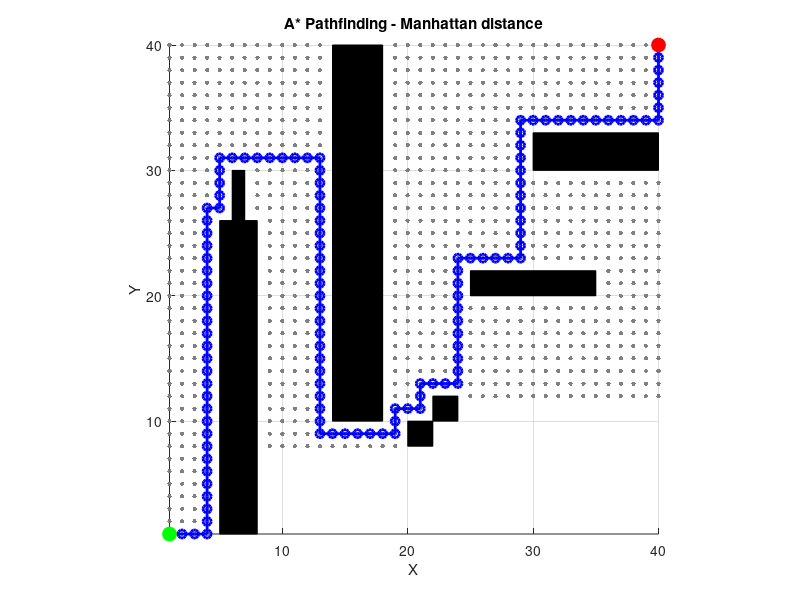

This figure's MATLAB source:
function A_star_pathfinding
    tic
    % Environment size
    MAX_ROWS = 40;
    MAX_COLS = 40;
    TOTAL_NODES = MAX_ROWS * MAX_COLS;
    LARGE_VALUE = 9999;

    % Start and goal positions
    startX = 1; startY = 1;
    goalX = 40; goalY = 40;

    % Obstacles [x1, y1, width, height]
    obstaclesrec = {[5,1,3,25],[6,26,1,4],[14,10,4,30],[20,8,2,2],[22,10,2,2],[25,20,10,2],[30,30,10,3]};

    % Define object size
    objectSize = 4; % Considering an object of 4*4

    % Perform A* search and receive parents array for path plotting
    [parents, searchArea] = aStarSearch(startX, startY, goalX, goalY, MAX_COLS, MAX_ROWS, TOTAL_NODES, LARGE_VALUE, obstaclesrec);
    toc

    % Plot the environment, obstacles, and the path
    plotEnvironmentAndPath(parents, searchArea, startX, startY, goalX, goalY, MAX_COLS, obstaclesrec, objectSize);
end

function idx = xyToIndex(x, y, MAX_COLS)
    idx = (y - 1) * MAX_COLS + (x - 1) + 1;
end

function [x, y] = indexToXY(idx, MAX_COLS)
    x = mod(idx - 1, MAX_COLS) + 1;
    y = floor((idx - 1) / MAX_COLS) + 1;
end

function distance = calculateDistance(x1, y1, x2, y2)
    distance = abs(x1 - x2) + abs(y1 - y2);
end

% When not considering obstacle expansion
function isValid = isValidPosition(x, y, MAX_COLS, MAX_ROWS, obstaclesrec)
    isValid = x >= 1 && x <= MAX_COLS && y >= 1 && y <= MAX_ROWS;
    for i = 1:length(obstaclesrec)
        obstacle = obstaclesrec{i};
        if x >= obstacle(1) && x <= obstacle(1) + obstacle(3) && ...
           y >= obstacle(2) && y <= obstacle(2) + obstacle(4)
            isValid = false;
            break;
        end
    end
end

% function isValid = isValidPosition(x, y, MAX_COLS, MAX_ROWS, obstaclesrec)
%     isValid = x >= 1 && x <= MAX_COLS && y >= 1 && y <= MAX_ROWS;
%     expansion = 2; % Expand obstacle area by 2 nodes on each side
% 
%     for i = 1:length(obstaclesrec)
%         obstacle = obstaclesrec{i};
%         % Adjust obstacle coordinates to include the expansion
%         obstacleExpanded = [obstacle(1) - expansion, obstacle(2) - expansion, ...
%                             obstacle(3) + 2*expansion, obstacle(4) + 2*expansion];
% 
%         if x >= obstacleExpanded(1) && x <= obstacleExpanded(1) + obstacleExpanded(3) && ...
%            y >= obstacleExpanded(2) && y <= obstacleExpanded(2) + obstacleExpanded(4)
%             isValid = false;
%             break;
%         end
%     end
% end

function [openList, closedList, g, h, f, parents] = initializeGrid(TOTAL_NODES, LARGE_VALUE)
    openList = false(1, TOTAL_NODES);
    closedList = false(1, TOTAL_NODES);
    g = ones(1, TOTAL_NODES) * LARGE_VALUE;
    h = ones(1, TOTAL_NODES) * LARGE_VALUE;
    f = ones(1, TOTAL_NODES) * LARGE_VALUE;
    parents = -ones(1, TOTAL_NODES);
end

function [parents, searchArea] = aStarSearch(startX, startY, goalX, goalY, MAX_COLS, MAX_ROWS, TOTAL_NODES, LARGE_VALUE, obstaclesrec)
    [openList, closedList, g, h, f, parents] = initializeGrid(TOTAL_NODES, LARGE_VALUE);

    searchArea = false(1, TOTAL_NODES); % Initialize search area tracking
    
    startIdx = xyToIndex(startX, startY, MAX_COLS);
    goalIdx = xyToIndex(goalX, goalY, MAX_COLS);
    g(startIdx) = 0;
    h(startIdx) = calculateDistance(startX, startY, goalX, goalY);
    f(startIdx) = h(startIdx);
    openList(startIdx) = true;

    while true
        currentIdx = -1;
        minF = LARGE_VALUE;
        for i = 1:TOTAL_NODES
            if openList(i) && f(i) < minF
                minF = f(i);
                currentIdx = i;
            end
        end

        if currentIdx == -1
            disp('Path not found.');
            return;
        end

        if currentIdx == goalIdx
            return; % Parents array will be used for path reconstruction
        end

        openList(currentIdx) = false;
        closedList(currentIdx) = true;

        [currentX, currentY] = indexToXY(currentIdx, MAX_COLS);

        % Only consider orthogonal neighbors
        neighborOffsets = [0 1; 0 -1; -1 0; 1 0]; % Up, Down, Left, Right
        for i = 1:size(neighborOffsets, 1)
            dx = neighborOffsets(i, 1);
            dy = neighborOffsets(i, 2);

            newX = currentX + dx;
            newY = currentY + dy;

            if newX < 1 || newX > MAX_COLS || newY < 1 || newY > MAX_ROWS
                continue; % Skip out-of-bounds
            end
            
            if ~isValidPosition(newX, newY, MAX_COLS, MAX_ROWS, obstaclesrec)
                continue; % Skip if not a valid position
            end

            neighborIdx = xyToIndex(newX, newY, MAX_COLS);
            if closedList(neighborIdx)
                continue; % Skip if already processed
            end

            tentativeG = g(currentIdx) + 1; % Orthogonal move cost is 1

            if ~openList(neighborIdx) || tentativeG < g(neighborIdx)
                parents(neighborIdx) = currentIdx;
                g(neighborIdx) = tentativeG;
                h(neighborIdx) = abs(newX - goalX) + abs(newY - goalY); % Manhattan distance
                f(neighborIdx) = g(neighborIdx) + h(neighborIdx);
                openList(neighborIdx) = true;
                searchArea(neighborIdx) = true;
            end
        end
    end
    return; % Return both parents and searchArea for plotting
end

function plotEnvironmentAndPath(parents, searchArea, startX, startY, goalX, goalY, MAX_COLS, obstaclesrec, objectSize)
    [pathX, pathY, totalPathDistance] = reconstructPath(parents, goalX, goalY, startX, startY, MAX_COLS);

    figure; hold on; axis equal; grid on; axis([1 40 1 40]);
    title('A* Pathfinding - Manhattan distance'); xlabel('X'); ylabel('Y');

    % Convert searchArea into (x, y) coordinates for plotting
    [searchY, searchX] = find(searchArea);
    for i = 1:length(searchX)
        [x, y] = indexToXY(searchX(i), MAX_COLS);
        plot(x, y, '.', 'MarkerEdgeColor', [0.5 0.5 0.5], 'MarkerSize', 10);
    end

    % Plot expanded obstacles
    % for i = 1:length(obstaclesrec)
    %         rect = obstaclesrec{i};
    %         % Calculate the center of the rectangle for plotting
    %         centerX = rect(1) + rect(3)/2;
    %         centerY = rect(2) + rect(4)/2;
    %         expansion = floor(objectSize/2);
    %         % Calculate expanded rectangle parameters
    %         expandedX = centerX - (rect(3)/2 + expansion);
    %         expandedY = centerY - (rect(4)/2 + expansion);
    %         expandedWidth = rect(3) + 2*expansion;
    %         expandedHeight = rect(4) + 2*expansion;
    %         % Plot a rectangle or use a scatter plot if you want to match the searched area style more closely
    %         % Here we use scatter for individual points to closely mimic the 'yo' marker style but in light blue
    %         [X, Y] = meshgrid(expandedX:expandedX+expandedWidth, expandedY:expandedY+expandedHeight);
    %         scatter(X(:), Y(:), 'MarkerEdgeColor', [1, 0, 0], 'Marker', '.', 'SizeData', 100); % Light blue color
    %         hold on;
    % end
    
    % Plot obstacles
    for i = 1:length(obstaclesrec)
        obstacle = obstaclesrec{i};
        rectangle('Position', [obstacle(1), obstacle(2), obstacle(3), obstacle(4)], 'FaceColor', [0 0 0]); % black color
    end
    
    % Plot path
    plot(pathX, pathY, 'b-o', 'LineWidth', 2);
    
    % Plot start and goal points
    plot(startX, startY, 'go', 'MarkerSize', 10, 'MarkerFaceColor', [0 1 0]); % green color
    plot(goalX, goalY, 'ro', 'MarkerSize', 10, 'MarkerFaceColor', [1 0 0]); % red color

    fprintf('Total path distance: %.2f units\n', totalPathDistance);
    
    hold off;
end

function [pathX, pathY, totalPathDistance] = reconstructPath(parents, goalX, goalY, startX, startY, MAX_COLS)
    idx = xyToIndex(goalX, goalY, MAX_COLS);
    pathX = goalX; % Initialize with the goal position
    pathY = goalY; % Initialize with the goal position
    totalPathDistance = 0; % Initialize total path distance
    
    while parents(idx) ~= -1
        nextIdx = parents(idx);
        [nextX, nextY] = indexToXY(nextIdx, MAX_COLS);
        
        % Determine if the movement is diagonal or orthogonal by comparing X and Y differences
        if abs(nextX - pathX(1)) == 1 && abs(nextY - pathY(1)) == 1
            totalPathDistance = totalPathDistance + sqrt(2); % Diagonal movement
        else
            totalPathDistance = totalPathDistance + 1; % Orthogonal movement
        end
        
        % Prepend the new position to the path
        pathX = [nextX, pathX];
        pathY = [nextY, pathY];
        
        idx = nextIdx; % Move to the next node in the path
    end
    
    % No need to add the start position to the beginning
    % because we start from the goal
end